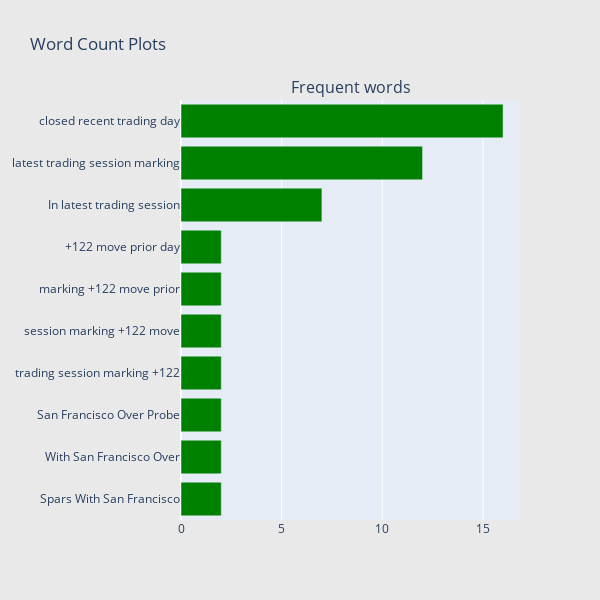

Notebook code cell kept with this figure:
### Code cell
## Get the bar chart from 5 rated reviews ##
freq_dict = defaultdict(int)
for sent in news_df["content"]:
    for word in generate_ngrams(sent,4):
        freq_dict[word] += 1
fd_sorted = pd.DataFrame(sorted(freq_dict.items(), key=lambda x: x[1])[::-1])
fd_sorted.columns = ["word", "wordcount"]
trace0 = horizontal_bar_chart(fd_sorted.head(10), 'green')

# Creating two subplots
fig = tools.make_subplots(rows=1, cols=1, vertical_spacing=0.04,
                          subplot_titles=["Frequent words"])
fig.append_trace(trace0, 1, 1)
#fig.append_trace(trace1, 1, 2)
fig['layout'].update(height=600, width=600, paper_bgcolor='rgb(233,233,233)', title="Word Count Plots")
py.iplot(fig, filename='word-plots');

### Figure 1 — Plotly figure (JSON) as saved in the notebook; plotly's stock layout.template omitted (floating-point values rounded to 4 significant figures)
{"data": [{"marker": {"color": "green"}, "orientation": "h", "showlegend": false, "type": "bar", "x": [2, 2, 2, 2, 2, 2, 2, 7, 12, 16], "xaxis": "x", "y": ["Spars With San Francisco", "With San Francisco Over", "San Francisco Over Probe", "trading session marking +122", "session marking +122 move", "marking +122 move prior", "+122 move prior day", "In latest trading session", "latest trading session marking", "closed recent trading day"], "yaxis": "y"}], "layout": {"annotations": [{"font": {"size": 16}, "showarrow": false, "text": "Frequent words", "x": 0.5, "xanchor": "center", "xref": "paper", "y": 1, "yanchor": "bottom", "yref": "paper"}], "height": 600, "paper_bgcolor": "rgb(233,233,233)", "title": {"text": "Word Count Plots"}, "width": 600, "xaxis": {"anchor": "y", "domain": [0, 1]}, "yaxis": {"anchor": "x", "domain": [0, 1]}}}
